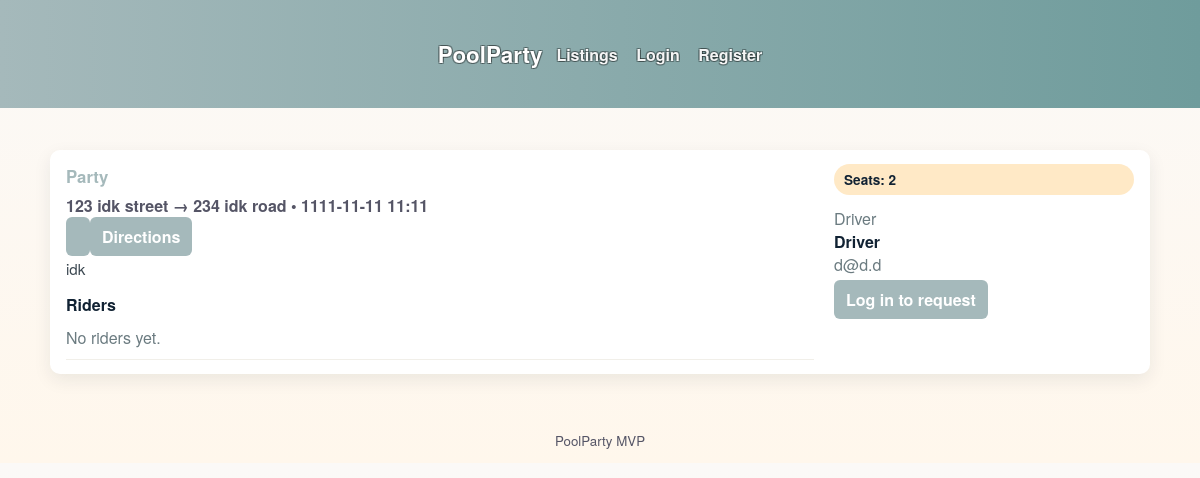
Page /pool/2 on the committed database.
### app/models.py (models this page shows, shortened)
class Pool(db.Model):
    id = db.Column(db.Integer, primary_key=True)
    title = db.Column(db.String(140), nullable=False)
    origin = db.Column(db.String(140), nullable=False)
    origin_lat = db.Column(db.Float, nullable=True)
    origin_lng = db.Column(db.Float, nullable=True)
    destination = db.Column(db.String(140), nullable=False)
    dest_lat = db.Column(db.Float, nullable=True)
    dest_lng = db.Column(db.Float, nullable=True)
    depart_time = db.Column(db.DateTime, nullable=True)
    seats = db.Column(db.Integer, default=1)
    description = db.Column(db.Text)
    cancelled = db.Column(db.Boolean, default=False)
    created_at = db.Column(db.DateTime, default=datetime.utcnow)
    owner_id = db.Column(db.Integer, db.ForeignKey('user.id'))
    join_requests = db.relationship('JoinRequest', backref='pool', lazy='dynamic')
    rides = db.relationship('Ride', backref='pool', lazy='dynamic')

class User(UserMixin, db.Model):
    id = db.Column(db.Integer, primary_key=True)
    username = db.Column(db.String(64), unique=True, nullable=False)
    email = db.Column(db.String(120), unique=True, nullable=False)
    password = db.Column(db.String(128), nullable=False)
    full_name = db.Column(db.String(128))
    phone = db.Column(db.String(32))
    pickup_address = db.Column(db.String(255))
    pickup_notes = db.Column(db.Text)
    appearance = db.Column(db.String(255))
    created_at = db.Column(db.DateTime, default=datetime.utcnow)
    pools = db.relationship('Pool', backref='owner', lazy='dynamic')
    join_requests = db.relationship('JoinRequest', backref='requester', lazy='dynamic')

### app/main.py (the view, shortened to what this page needs)
@main_bp.route('/pool/<int:pool_id>', methods=['GET', 'POST'])
def pool_detail(pool_id):
    pool = Pool.query.get_or_404(pool_id)
    user_ride = None
    if current_user.is_authenticated:
        user_ride = Ride.query.filter_by(pool_id=pool.id, user_id=current_user.id).first()
    form = JoinRequestForm()
    is_owner = current_user.is_authenticated and (pool.owner_id == current_user.id)
    is_rider = user_ride is not None
    seats_available = None
    is_full = False
    if hasattr(pool, 'seats'):
        seats_available = pool.seats
        is_full = (seats_available is not None) and (seats_available <= 0)
    return render_template('pool_detail.html', pool=pool, form=form, is_owner=is_owner, is_rider=is_rider, seats_available=seats_available, is_full=is_full)

### app/templates/pool_detail.html (shortened to what this page needs)
{% extends 'base.html' %}
{% block content %}
  <div class="card">
    <div class="card-body">
      <div style="display:flex;gap:20px;align-items:flex-start;flex-wrap:wrap;">
        <div style="flex:1;min-width:320px;">
          <div class="card-title">{{ pool.title }}</div>
          <div class="card-route">{{ pool.origin }} → {{ pool.destination }} {% if pool.depart_time %}• {{ pool.depart_time.strftime('%Y-%m-%d %H:%M') }}{% endif %}</div>
          <div style="margin-top:8px;">
            <a class="btn" target="_blank" rel="noopener" href="{{ url_for('static', filename='') }}"> </a>
            <a class="btn" target="_blank" rel="noopener"
               href="{{ ('https://www.google.com/maps/dir/?api=1&origin=' + pool.origin|urlencode + '&destination=' + pool.destination|urlencode + '&travelmode=driving') if pool.origin and pool.destination else ('https://www.google.com/maps/search/?api=1&query=' + (pool.origin|urlencode if pool.origin else (pool.origin_lat ~ ',' ~ pool.origin_lng))) }}">
              Directions
            </a>
          </div>
          <div class="card-desc" style="margin-top:10px;">{{ pool.description or "No description provided." }}</div>
          <div style="margin-top:14px;">
            <strong>Riders</strong>
            <ul>
              {% if pool.rides.count() > 0 %}
                {% for r in pool.rides %}
                  <li>{{ r.passenger.username }} {% if r.status != 'cancelled' %} — {{ r.status }}{% else %} — <em>cancelled</em>{% endif %}</li>
                {% endfor %}
              {% else %}
                <li class="muted">No riders yet.</li>
              {% endif %}
            </ul>
          </div>
        </div>
        <aside style="width:300px;">
          <div style="display:flex;flex-direction:column;gap:12px;">
            <div>
              <div class="pill">Seats: {{ seats_available if seats_available is not none else pool.seats }}</div>
            </div>
            <div>
              <div class="muted">Driver</div>
              <div><strong>{{ pool.owner.username }}</strong><br><span class="muted">{{ pool.owner.email }}</span></div>
            </div>
            <div>
              {% if not current_user.is_authenticated %}
                <a href="{{ url_for('auth.login') }}" class="btn">Log in to request</a>
              {% endif %}
            </div>
          </div>
        </aside>
      </div>
    </div>
  </div>
{% endblock %}

### app/static/css/style.css (style rules this page uses)
:root { --ocean-600: #a5b9bb; --ocean-400: #6f9c9c; --ocean-800: #004c52; --sand-100: #fff7ec; --sand-300: #ffe9c6; --coral: #879c9bcf; --text: #123; --muted: #556; }
body { font-family: 'Helvetica Neue', 'Open Sans', sans-serif; margin: 0; padding: 0; color: var(--text); background: linear-gradient(180deg, #fbf9f7 0%, var(--sand-100) 100%); position: relative; overflow-x: hidden; }
body::before { content: ""; position: fixed; inset: 0; background-image: url('https://images.pexels.com/photos/7676849/pexels-photo-7676849.jpeg'); background-repeat: no-repeat; background-position: center center; background-size: cover; z-index: -1; opacity: 0.36; transform-origin: center; filter: saturate(1.15) contrast(1.08) brightness(1.03); pointer-events: none; animation: pp-bg-float 28s ease-in-out infinite; }
.card { background: white; border-radius: 10px; box-shadow: 0 6px 18px rgba(18,36,56,0.08); overflow: hidden; display:flex; flex-direction:column; transition: transform .14s ease, box-shadow .14s ease; }
.card-body { padding: 14px 16px; flex:1; display:flex; flex-direction:column; }
.card-title { font-size:1.05rem; font-weight:700; color:var(--ocean-600); margin-bottom:6px; }
.card-route { font-weight:600; color:var(--muted); margin-bottom:8px; }
.pill { background: var(--sand-300); color: var(--text); padding:6px 10px; border-radius:999px; font-weight:600; font-size:0.85rem; }
.card-desc { color:#3b4750; font-size:0.95rem; margin-top:6px; margin-bottom:12px; overflow: hidden; display:-webkit-box; -webkit-line-clamp:3; -webkit-box-orient:vertical; line-clamp:3; }
.btn { background: var(--ocean-600); color:white; padding:8px 12px; border-radius:6px; text-decoration:none; font-weight:700; }
.muted { color:#6b7b80; }
a { color:var(--ocean-600); }
.container ul { list-style:none; padding:0; margin:0; }
.container ul li { padding:10px 0; border-bottom:1px solid #f1efe9; }
.muted small, .muted { color:#6b7b80; }

### rows in the picture
Pool: title "Party", origin "123 idk street", destination "234 idk road", depart_time "1111-11-11 11:11", description "idk"
User: owner.username "Driver", owner.email "d@d.d"

### other values in the picture
{{ seats_available if seats_available is not none else pool.seats }} "2"
